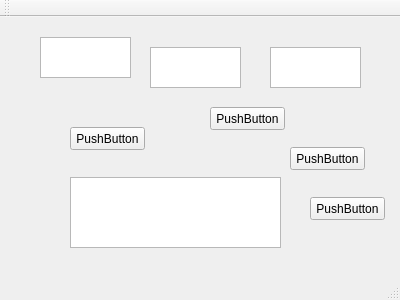
<?xml version="1.0" encoding="UTF-8"?>
<ui version="4.0">
 <class>MainWindow</class>
 <widget class="QMainWindow" name="MainWindow">
  <property name="geometry">
   <rect>
    <x>0</x>
    <y>0</y>
    <width>400</width>
    <height>300</height>
   </rect>
  </property>
  <property name="windowTitle">
   <string>MainWindow</string>
  </property>
  <widget class="QWidget" name="centralWidget">
   <widget class="QTextEdit" name="sheet">
    <property name="geometry">
     <rect>
      <x>40</x>
      <y>20</y>
      <width>91</width>
      <height>41</height>
     </rect>
    </property>
   </widget>
   <widget class="QTextEdit" name="xxx">
    <property name="geometry">
     <rect>
      <x>150</x>
      <y>30</y>
      <width>91</width>
      <height>41</height>
     </rect>
    </property>
   </widget>
   <widget class="QTextEdit" name="yyy">
    <property name="geometry">
     <rect>
      <x>270</x>
      <y>30</y>
      <width>91</width>
      <height>41</height>
     </rect>
    </property>
   </widget>
   <widget class="QPushButton" name="pushButton">
    <property name="geometry">
     <rect>
      <x>70</x>
      <y>110</y>
      <width>75</width>
      <height>23</height>
     </rect>
    </property>
    <property name="text">
     <string>PushButton</string>
    </property>
   </widget>
   <widget class="QTextEdit" name="textEdit">
    <property name="geometry">
     <rect>
      <x>70</x>
      <y>160</y>
      <width>211</width>
      <height>71</height>
     </rect>
    </property>
   </widget>
   <widget class="QPushButton" name="pushButton_2">
    <property name="geometry">
     <rect>
      <x>210</x>
      <y>90</y>
      <width>75</width>
      <height>23</height>
     </rect>
    </property>
    <property name="text">
     <string>PushButton</string>
    </property>
   </widget>
   <widget class="QPushButton" name="pushButton_3">
    <property name="geometry">
     <rect>
      <x>290</x>
      <y>130</y>
      <width>75</width>
      <height>23</height>
     </rect>
    </property>
    <property name="text">
     <string>PushButton</string>
    </property>
   </widget>
   <widget class="QPushButton" name="pushButton_4">
    <property name="geometry">
     <rect>
      <x>310</x>
      <y>180</y>
      <width>75</width>
      <height>23</height>
     </rect>
    </property>
    <property name="text">
     <string>PushButton</string>
    </property>
   </widget>
  </widget>
  <widget class="QMenuBar" name="menuBar">
   <property name="geometry">
    <rect>
     <x>0</x>
     <y>0</y>
     <width>400</width>
     <height>24</height>
    </rect>
   </property>
  </widget>
  <widget class="QToolBar" name="mainToolBar">
   <attribute name="toolBarArea">
    <enum>TopToolBarArea</enum>
   </attribute>
   <attribute name="toolBarBreak">
    <bool>false</bool>
   </attribute>
  </widget>
  <widget class="QStatusBar" name="statusBar"/>
 </widget>
 <layoutdefault spacing="6" margin="11"/>
 <resources/>
 <connections/>
</ui>
